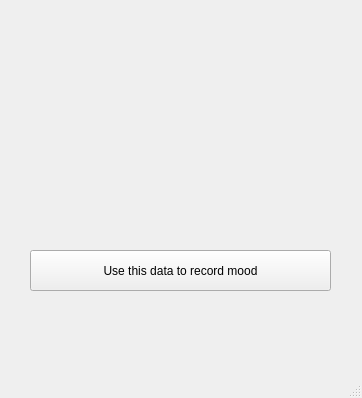
<?xml version="1.0" encoding="UTF-8"?>
<ui version="4.0">
 <class>text_analysis_window</class>
 <widget class="QMainWindow" name="text_analysis_window">
  <property name="geometry">
   <rect>
    <x>0</x>
    <y>0</y>
    <width>362</width>
    <height>398</height>
   </rect>
  </property>
  <property name="windowTitle">
   <string>MainWindow</string>
  </property>
  <widget class="QWidget" name="centralwidget">
   <widget class="QWidget" name="verticalLayoutWidget">
    <property name="geometry">
     <rect>
      <x>30</x>
      <y>60</y>
      <width>301</width>
      <height>151</height>
     </rect>
    </property>
    <layout class="QVBoxLayout" name="verticalLayout"/>
   </widget>
   <widget class="QPushButton" name="apply_mood">
    <property name="geometry">
     <rect>
      <x>30</x>
      <y>250</y>
      <width>301</width>
      <height>41</height>
     </rect>
    </property>
    <property name="text">
     <string>Use this data to record mood</string>
    </property>
   </widget>
  </widget>
  <widget class="QMenuBar" name="menubar">
   <property name="geometry">
    <rect>
     <x>0</x>
     <y>0</y>
     <width>362</width>
     <height>25</height>
    </rect>
   </property>
  </widget>
  <widget class="QStatusBar" name="statusbar"/>
 </widget>
 <resources/>
 <connections/>
</ui>
